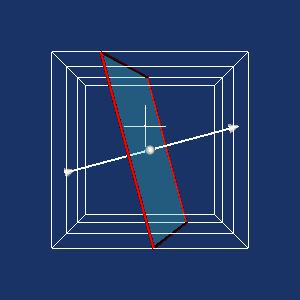

Source code (Python):
#!/usr/bin/env python
# Demonstrate vtkHandleWidget constrained to an implicit plane on a mace geometry.

import vtkmodules.vtkInteractionStyle  # noqa: F401
import vtkmodules.vtkRenderingFreeType  # noqa: F401
import vtkmodules.vtkRenderingOpenGL2  # noqa: F401

from vtkmodules.vtkCommonDataModel import vtkPlane
from vtkmodules.vtkFiltersCore import vtkAppendPolyData, vtkCutter, vtkGlyph3D
from vtkmodules.vtkFiltersModeling import vtkOutlineFilter
from vtkmodules.vtkFiltersSources import vtkConeSource, vtkSphereSource
from vtkmodules.vtkInteractionWidgets import (
    vtkHandleWidget,
    vtkImplicitPlaneRepresentation,
    vtkImplicitPlaneWidget2,
    vtkPointHandleRepresentation3D,
)
from vtkmodules.vtkRenderingCore import (
    vtkActor,
    vtkPolyDataMapper,
    vtkRenderWindow,
    vtkRenderWindowInteractor,
    vtkRenderer,
)
from vtkmodules.vtkRenderingLOD import vtkLODActor

# Sources
sphere = vtkSphereSource()
cone = vtkConeSource()

# Filters
glyph = vtkGlyph3D()
glyph.SetInputConnection(sphere.GetOutputPort())
glyph.SetSourceConnection(cone.GetOutputPort())
glyph.SetVectorModeToUseNormal()
glyph.SetScaleModeToScaleByVector()
glyph.SetScaleFactor(0.25)

apd = vtkAppendPolyData()
apd.AddInputConnection(glyph.GetOutputPort())
apd.AddInputConnection(sphere.GetOutputPort())

cut_plane = vtkPlane()

cutter = vtkCutter()
cutter.SetInputConnection(apd.GetOutputPort())
cutter.SetCutFunction(cut_plane)

outline = vtkOutlineFilter()
outline.SetInputConnection(apd.GetOutputPort())

# Mapper + Actor: cut selection
select_mapper = vtkPolyDataMapper()
select_mapper.SetInputConnection(cutter.GetOutputPort())

select_actor = vtkLODActor()
select_actor.SetMapper(select_mapper)
select_actor.GetProperty().SetColor(0, 1, 0)
select_actor.VisibilityOff()
select_actor.SetScale(1.01, 1.01, 1.01)

# Mapper + Actor: outline
outline_mapper = vtkPolyDataMapper()
outline_mapper.SetInputConnection(outline.GetOutputPort())

outline_actor = vtkActor()
outline_actor.SetMapper(outline_mapper)

# Renderer
renderer = vtkRenderer()
renderer.AddActor(select_actor)
renderer.AddActor(outline_actor)
renderer.SetBackground(0.1, 0.2, 0.4)

# Render window
render_window = vtkRenderWindow()
render_window.AddRenderer(renderer)
render_window.SetWindowName("handle widget")
render_window.SetMultiSamples(0)
render_window.SetSize(300, 300)

# Interactor
interactor = vtkRenderWindowInteractor()
interactor.SetRenderWindow(render_window)


# Callback updates cutting plane from the implicit plane widget
def plane_callback(caller, event_string):
    widget_rep = caller.GetRepresentation()
    widget_rep.GetPlane(cut_plane)
    select_actor.VisibilityOn()


# Widget: implicit plane
plane_rep = vtkImplicitPlaneRepresentation()
plane_rep.SetPlaceFactor(1.0)
plane_rep.GetPlaneProperty().SetAmbientColor(0.0, 0.5, 0.5)
plane_rep.GetPlaneProperty().SetOpacity(0.3)
plane_rep.PlaceWidget([-0.7, 0.7, -0.7, 0.7, -0.7, 0.7])
plane_rep.SetNormal(0.942174, 0.25322, 0.219519)
plane_rep.GetPlane(cut_plane)

plane_widget = vtkImplicitPlaneWidget2()
plane_widget.SetRepresentation(plane_rep)
plane_widget.SetInteractor(interactor)
plane_widget.AddObserver("InteractionEvent", plane_callback)
plane_widget.EnabledOn()

# Widget: handle
handle_rep = vtkPointHandleRepresentation3D()
handle_rep.SetPlaceFactor(2.5)
handle_rep.PlaceWidget(outline_actor.GetBounds())
handle_rep.SetHandleSize(30)
handle_rep.SetWorldPosition([-0.0417953, 0.202206, -0.0538641])

handle_widget = vtkHandleWidget()
handle_widget.SetInteractor(interactor)
handle_widget.SetRepresentation(handle_rep)
handle_widget.EnabledOn()

# Scene
renderer.ResetCamera()
renderer.ResetCameraClippingRange()

interactor.Initialize()
interactor.Start()
